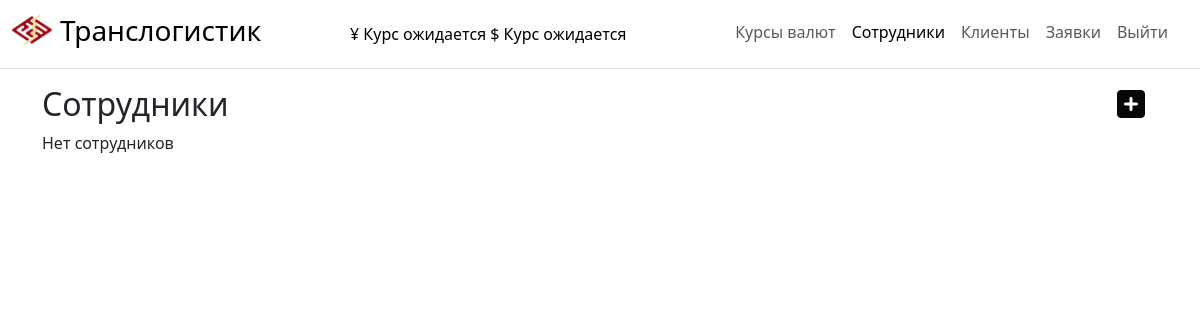
Page /employees/ (signed in) on the earlier database version.
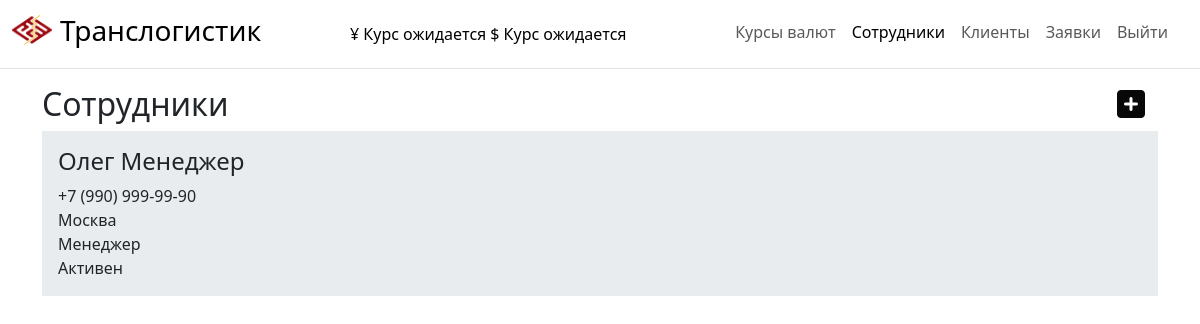
Same page on the later database version.
### main/models.py (models this page shows, shortened)
class CustomUser(AbstractUser):
    towns = [
        ('Москва', 'Москва'),
        ('Краснодар', 'Краснодар'),
    ]
    roles = [
        ('Супер Администратор', 'Супер Администратор'),
        ('Администратор', 'Администратор'),
        ('Менеджер', 'Менеджер'),
        ('Закупщик', 'Закупщик'),
        ('Клиент', 'Клиент')
    ]
    statuses = [
        (True, 'Активен'),
        (False, 'Заблокирован')
    ]
    first_name = models.CharField('Имя/ФИО', max_length=150, blank=False)
    phone = models.CharField('Телефон', max_length=50, unique=True)
    role = models.CharField(max_length=50, choices=roles, default='Менеджер', verbose_name='Роль')
    patronymic = models.CharField('Отчество', max_length=50, blank=True)
    town = models.CharField('Город', max_length=50, choices=towns, default='Москва')
    description = models.CharField('Описание', max_length=240, blank=True)
    manager = models.IntegerField('Менеджер', blank=True, null=True)
    pass_no_sha = models.CharField('Доп.пароль', max_length=200, blank=True)
    time_create = models.DateTimeField(auto_now_add=True, verbose_name='Дата создания')
    time_update = models.DateTimeField(auto_now=True, verbose_name='Дата изменения')
    status = models.BooleanField(default=True, choices=statuses, verbose_name='Статус')
    class Meta:
        verbose_name = 'Пользователи'
        verbose_name_plural = 'Пользователи'
        ordering = ['role', '-time_create']
    def get_absolute_url_employee(self):
        return reverse('card_employees', kwargs={'employee_id': self.pk})

### main/views.py (the view)
# urls.py: path('employees/', views.EmployeesView.as_view(), name='employees'),
class EmployeesView(LoginRequiredMixin, DataMixin, ListView):
    paginate_by = 3
    model = CustomUser
    template_name = 'main/employees.html'
    context_object_name = 'employees'
    login_url = reverse_lazy('login')
    role_have_perm = ['Супер Администратор', 'Администратор']
    def get_context_data(self, *, object_list=None, **kwargs):
        c_def = self.get_user_context(title="Сотрудники")
        return dict(list(super().get_context_data(**kwargs).items())+list(c_def.items()))
    def get_queryset(self):
        return CustomUser.objects.filter(role__in=['Менеджер', 'Закупщик']).order_by('-time_create')
    def dispatch(self, request, *args, **kwargs):
        if not request.user.is_authenticated:
            return self.handle_no_permission()
        else:
            if request.user.role in self.role_have_perm:
                return super().dispatch(request, *args, **kwargs)
            return self.handle_no_permission()

### main/utils.py (called while the page is built)
def last_currency():
    try:
        curs = ExchangeRates.objects.filter(time_create__date=datetime.date.today()).order_by('-time_create')[:1][0]
        curs.yuan = str(format(float(curs.yuan), '.2f'))
        curs.dollar = str(format(float(curs.dollar), '.2f'))
        return curs
    except IndexError:
        return False

    def get_user_context(self, **kwargs):
        context = kwargs
        if self.request.user.is_authenticated:
            if self.request.user.role == 'Супер Администратор':
                context['menu'] = menu_super_admin
            elif self.request.user.role == 'Администратор':
                context['menu'] = menu_admin
            elif self.request.user.role == 'Менеджер':
                context['menu'] = menu_manager
            elif self.request.user.role == 'Закупщик':
                context['menu'] = menu_buyer
            elif self.request.user.role == 'Клиент':
                context['menu'] = menu_client
        context['last_currency'] = last_currency()
        context['today'] = datetime.datetime.date(datetime.datetime.now()).strftime("%d.%m.%y")
        return context

### main/templates/main/employees.html (shortened to what this page needs)
{% extends 'main/base.html' %}
{% block content %}
<div class="d-flex justify-content-between">
    <h2>Сотрудники</h2>
    <a href="{% url 'create_employees' %}" class="btn btn-phoenix-secondary square-icon-btn" >
        <i class="fa-solid fa-square-plus fa-beat fa-2xl" style="color: #080808;"></i>
    </a>
</div>
{% if employees %}
{% for employee in employees %}
<div class="p-3 mb-2 bg-body-secondary" style="transform: rotate(0);">
    <h4><a href="{{ employee.get_absolute_url_employee }}" class="stretched-link text-decoration-none" id="list-employees">{{ employee.last_name }} {{ employee.first_name }} {{ employee.patronymic }}</a></h4>
    {{ employee.phone }}<br>
    {{ employee.town }}<br>
    {{ employee.role }}<br>
    {% if employee.status %}
    Активен<br>
    {% else %}
    Заблокирован<br>
    {% endif %}
</div>
{% endfor %}
{% else %}
<p>Нет сотрудников</p>
{% endif %}
{% endblock %}

### main/templates/main/base.html (shortened to what this page needs)
<!doctype html>
{% load static %}
<html lang="ru" data-bs-theme="light">
<head>
    <link rel="stylesheet" href="{% static 'main/css/styles.css' %}">
    <link rel="stylesheet" href="https://cdnjs.cloudflare.com/ajax/libs/font-awesome/6.4.2/css/all.min.css">
    <link rel="stylesheet" href="https://cdn.jsdelivr.net/npm/bootstrap@5.3.1/dist/css/bootstrap.min.css">
</head>
<body>
    <div class="container-fluid d-flex flex-column flex-md-row align-items-center pb-2 mb-3 border-bottom">
        <a href="{% url 'home' %}" class="d-flex align-items-center link-body-emphasis text-decoration-none">
            <img src="{% static 'main/images/logo-1.svg' %}" width="40" height="32" class="me-2" id="logo">
            <span class="fs-3">Транслогистик</span>
        </a>
        {% if user.is_authenticated %}
        {% if user.role == 'Супер Администратор' or user.role == 'Администратор'%}
        {% if last_currency %}
        <a href="{% url 'exchangerates' %}" class="d-inline-flex mt-2 mt-md-0 ms-md-auto link-body-emphasis text-decoration-none" >¥ {{ last_currency.yuan }}  $ {{ last_currency.dollar }}</a>
        {% elif last_currency.yuan %}
        <a href="{% url 'exchangerates' %}" class="d-inline-flex mt-2 mt-md-0 ms-md-auto link-body-emphasis text-decoration-none" >¥ {{ last_currency.yuan }}  $ Курс ожидается</a>
        {% elif last_currency.dollar %}
        <a href="{% url 'exchangerates' %}" class="d-inline-flex mt-2 mt-md-0 ms-md-auto link-body-emphasis text-decoration-none" >¥ Курс ожидается  $ {{ last_currency.dollar }}</a>
        {% else %}
        <a href="{% url 'exchangerates' %}" class="d-inline-flex mt-2 ms-md-auto link-body-emphasis text-decoration-none" ><span class="font-weight-bold">¥ Курс ожидается $ Курс ожидается</span></a>
        {% endif %}
        {% endif %}
        <nav class="navbar navbar-expand d-inline-flex mt-1 mt-md-1 ms-md-auto">
            <div class="container-fluid">
                <div class="collapse navbar-collapse" id="navbarNav">
                    <ul class="navbar-nav">
                        {% for m in menu %}
                        {% if m.url_name in request.path %}
                        <li class="nav-item">
                            <a class="nav-link active" href="{% url m.url_name %}">{{m.title}}</a>
                        </li>
                        {% else %}
                        <li class="nav-item">
                            <a class="nav-link " href="{% url m.url_name %}">{{m.title}}</a>
                        </li>
                        {% endif %}
                        {% endfor %}
                        {% if request.user.is_authenticated %}
                        <li class="nav-item"><a class="nav-link" href="{% url 'logout' %}">Выйти</a>
                        </li>
                        {% endif %}
                    </ul>
                </div>
            </div>
        </nav>
        {% endif %}
    </div>
    <div class="container">
        {% block content %}{% endblock %}
    </div>
</body>

### main/static/main/css/styles.css (style rules this page uses)
#list-employees { color: #212529; }

Differences in the rows shown:
added CustomUser: first_name "Олег Менеджер", phone "+7 (990) 999-99-90", town "Москва", role "Менеджер", status "Активен"
Other differences:
text no longer shown: "Нет сотрудников"
